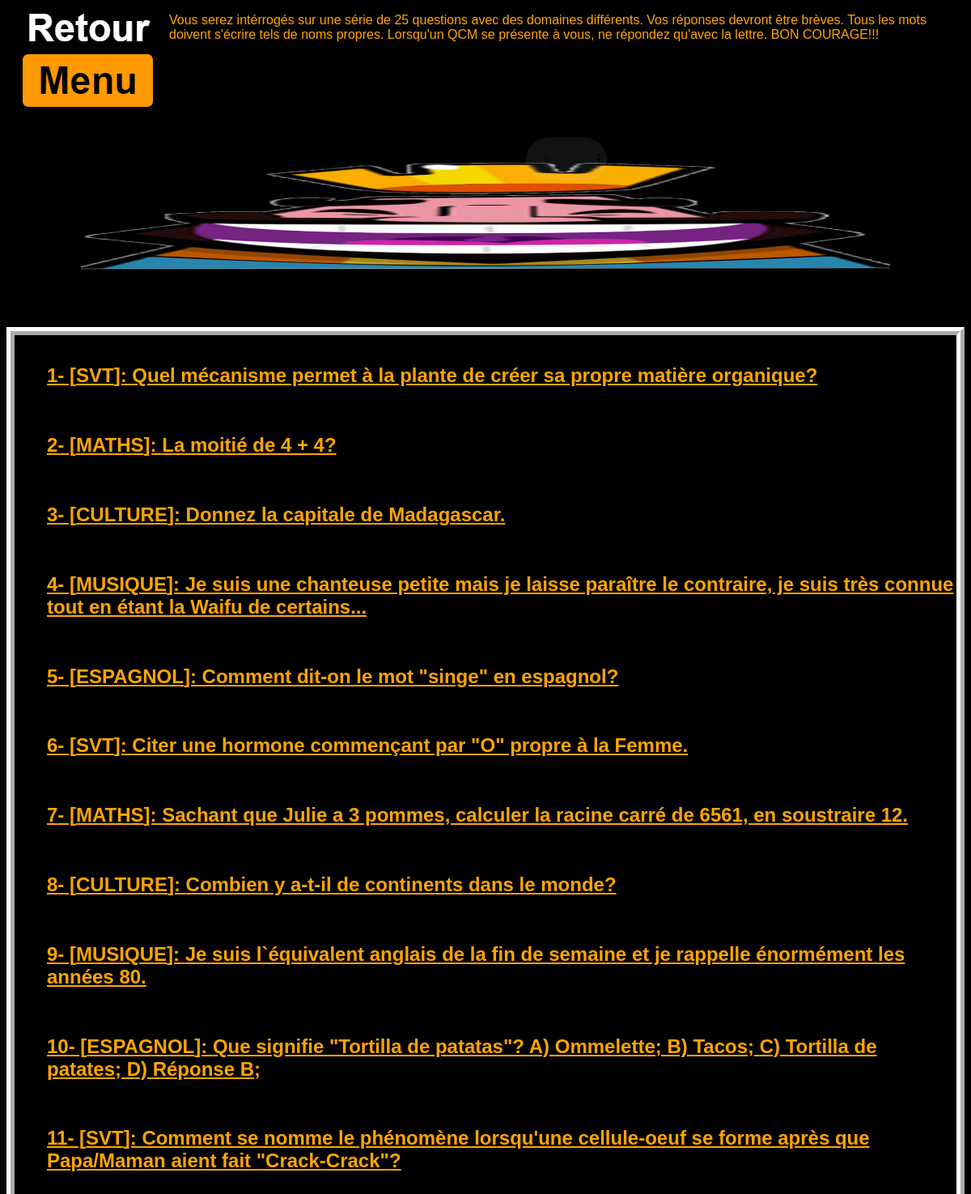
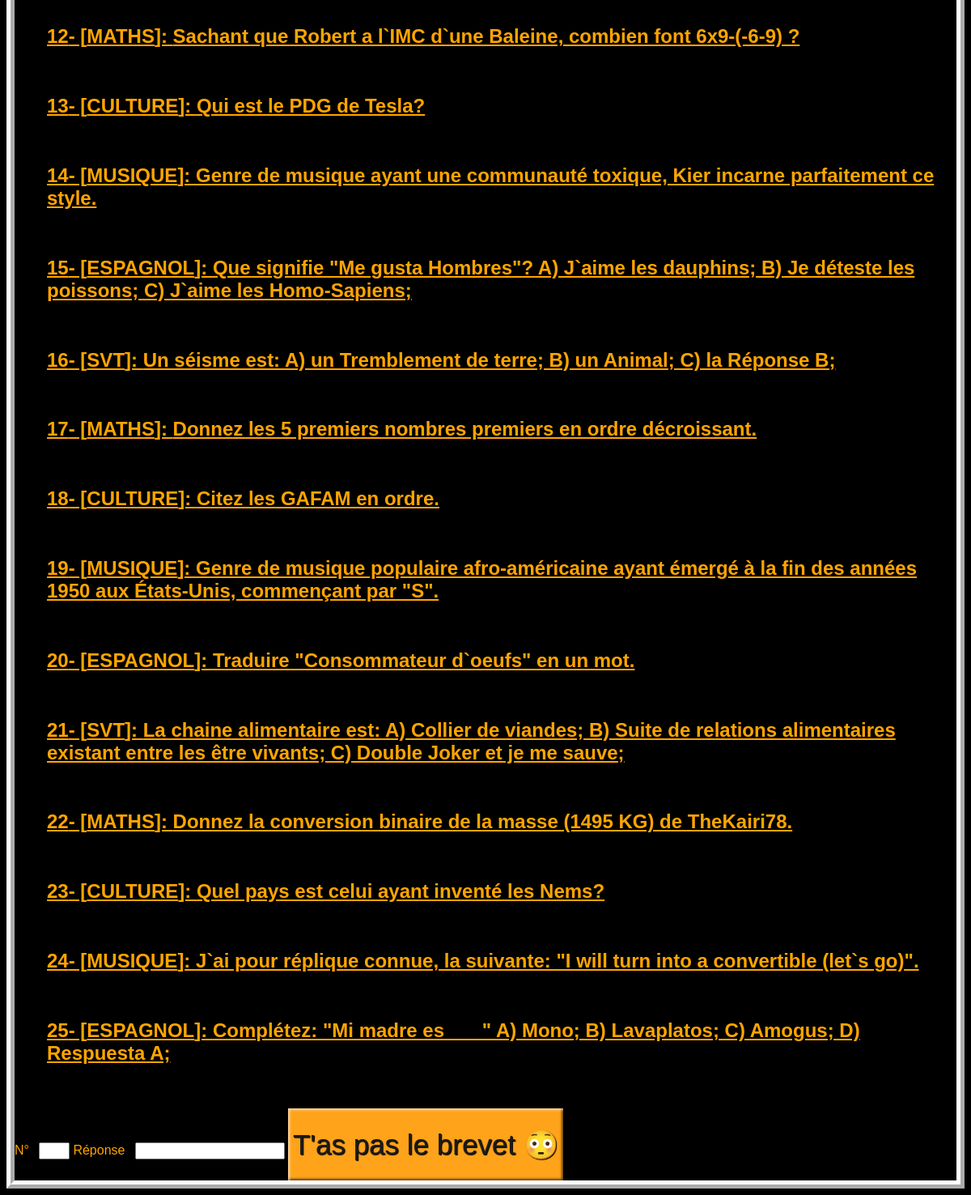
Screenshot of /questions with the database file from the repository (2 pictures, top to bottom).
### tables this page shows
CREATE TABLE "Quiz" (
	"Catégorie"	TEXT,
	"Question"	TEXT,
	"Réponse"	TEXT,
	"ID"	INTEGER,
	PRIMARY KEY("ID")
);

### Projet Flask.py (the view)
@app.route("/questions")
def quiz():
    questions=lire_base()
    return render_template("questionnaire.html", questions=questions)

### Projet Flask.py (called while the page is built)
def lire_base():
    connexion = sqlite3.connect("bdd/Quiz.db")
    curseur = connexion.cursor()
    requete_sql = """
    SELECT * FROM Quiz
    ORDER BY ID"""
    resultat = curseur.execute(requete_sql)
    qcm = resultat.fetchall()
    connexion.close()
    return qcm

### templates/questionnaire.html (shortened to what this page needs)
<!doctype html>
<html lang="fr">
	<head>
		<link rel="stylesheet" href="/static/deco.css">
	</head>
    <body>
        <div class="Règles">
            <p style="float: left;"><a href="/"><img id="image2" src="/static/images/back.png"/></a></p>
            <p>Vous serez intérrogés sur une série de 25 questions avec des domaines différents. Vos réponses devront être brèves.
                Tous les mots doivent s'écrire tels de noms propres. Lorsqu'un QCM se présente à vous, ne répondez qu'avec la lettre.
                BON COURAGE!!!</p>
            <h1>
                <audio controls id="HAHA">
                <source src="static\HeeHeeHaw.mp3" type="audio/mpeg">
                </audio>
                <img id="Cr" src="/static/images/heeheehaw.png"/>
            </h1>
        </div>
        <div class="QCM" style="clear: left;">
            <ul>
                {% for question in questions %}
                    <h2 id="Resultat">{{ question[3] }}- [{{ question[0] }}]: {{ question[1] }}</h2>
                <br>
                {% endfor %}
            </ul>
            <form action="/resultats" method="post">
                <label>N°</label> : <input  id="label" type="text" name= 'ID'/>
                <label>Réponse</label> : <input type="text" name= 'Réponse'/>
            <input class="styled" type="submit" value="T'as pas le brevet &#128563" />
            </form>
        </div>
    </body>
</html>

### static/deco.css (style rules this page uses)
h1 { text-align: left; background-color: black; font-family: Arial,Helvetica,sans-serif; color: white; border-style: solid; border-color: black; }
html { background-color: black; }
p { font-family: Arial,Helvetica,sans-serif; color: orange; background-color: black; }
label { font-family: Arial,Helvetica,sans-serif; color: orange; background-color: black; }
img { border-style: solid; border-color: orange; border-width: 1px; }
a { font-family: Arial,Helvetica,sans-serif; color: white; background-color: black; }
ul { font-family: Arial,Helvetica,sans-serif; color: orange; background-color: black; }
.Règles #image2 { border-style: solid; border-color: rgb(19, 18, 18); border-width: 0px; margin-top: -50px; }
.Règles h1 { text-align: center; }
.QCM { border: 10px ridge rgb(255, 255, 255); display: flex; flex-direction: column; }
#Resultat { text-decoration: underline; }
#label { width:30px; display: inline-block; }
#Cr { width:1000px; height:200px; border: none; }
audio#HAHA { position: absolute; top: 170px; left: 650px; z-index: 2; width: 100px; opacity: 0.07; }
.styled { border: 0; line-height: 2.5; text-align: center; font-size: 35px; font-family: Arial,Helvetica,sans-serif; color: #1b1b1b; text-shadow: 1px 1px 1px #000; background-color: rgba(255,163,26, 1); box-shadow: inset 2px 2px 3px rgba(255, 255, 255, .6), inset -2px -2px 3px rgba(0, 0, 0, .6); }

### rows the page displays
Quiz: ID "1", Catégorie "SVT", Question "Quel mécanisme permet à la plante de créer sa propre matière organique?"
Quiz: ID "2", Catégorie "MATHS", Question "La moitié de 4 + 4?"
Quiz: ID "3", Catégorie "CULTURE", Question "Donnez la capitale de Madagascar."
Quiz: ID "4", Catégorie "MUSIQUE", Question "Je suis une chanteuse petite mais je laisse paraître le contraire, je suis très connue tout en étant la Waifu de certains..."
Quiz: ID "5", Catégorie "ESPAGNOL", Question "Comment dit-on le mot \"singe\" en espagnol?"
Quiz: ID "6", Catégorie "SVT", Question "Citer une hormone commençant par \"O\" propre à la Femme."
Quiz: ID "7", Catégorie "MATHS", Question "Sachant que Julie a 3 pommes, calculer la racine carré de 6561, en soustraire 12."
Quiz: ID "8", Catégorie "CULTURE", Question "Combien y a-t-il de continents dans le monde?"
Quiz: ID "9", Catégorie "MUSIQUE", Question "Je suis l`équivalent anglais de la fin de semaine et je rappelle énormément les années 80."
Quiz: ID "10", Catégorie "ESPAGNOL", Question "Que signifie \"Tortilla de patatas\"? A) Ommelette; B) Tacos; C) Tortilla de patates; D) Réponse B;"
Quiz: ID "11", Catégorie "SVT", Question "Comment se nomme le phénomène lorsqu'une cellule-oeuf se forme après que Papa/Maman aient fait \"Crack-Crack\"?"
Quiz: ID "12", Catégorie "MATHS", Question "Sachant que Robert a l`IMC d`une Baleine, combien font 6x9-(-6-9) ?"
Quiz: ID "13", Catégorie "CULTURE", Question "Qui est le PDG de Tesla?"
Quiz: ID "14", Catégorie "MUSIQUE", Question "Genre de musique ayant une communauté toxique, Kier incarne parfaitement ce style."
Quiz: ID "15", Catégorie "ESPAGNOL", Question "Que signifie \"Me gusta Hombres\"? A) J`aime les dauphins; B) Je déteste les poissons; C) J`aime les Homo-Sapiens;"
Quiz: ID "16", Catégorie "SVT", Question "Un séisme est: A) un Tremblement de terre; B) un Animal; C) la Réponse B;"
Quiz: ID "17", Catégorie "MATHS", Question "Donnez les 5 premiers nombres premiers en ordre décroissant."
Quiz: ID "18", Catégorie "CULTURE", Question "Citez les GAFAM en ordre."
Quiz: ID "19", Catégorie "MUSIQUE", Question "Genre de musique populaire afro-américaine ayant émergé à la fin des années 1950 aux États-Unis, commençant par \"S\"."
Quiz: ID "20", Catégorie "ESPAGNOL", Question "Traduire \"Consommateur d`oeufs\" en un mot."
Quiz: ID "21", Catégorie "SVT", Question "La chaine alimentaire est: A) Collier de viandes; B) Suite de relations alimentaires existant entre les être vivants; C) Double Joker et je me sauve;"
Quiz: ID "22", Catégorie "MATHS", Question "Donnez la conversion binaire de la masse (1495 KG) de TheKairi78."
Quiz: ID "23", Catégorie "CULTURE", Question "Quel pays est celui ayant inventé les Nems?"
Quiz: ID "24", Catégorie "MUSIQUE", Question "J`ai pour réplique connue, la suivante: \"I will turn into a convertible (let`s go)\"."
Quiz: ID "25", Catégorie "ESPAGNOL", Question "Complétez: \"Mi madre es ___\" A) Mono; B) Lavaplatos; C) Amogus; D) Respuesta A;"
